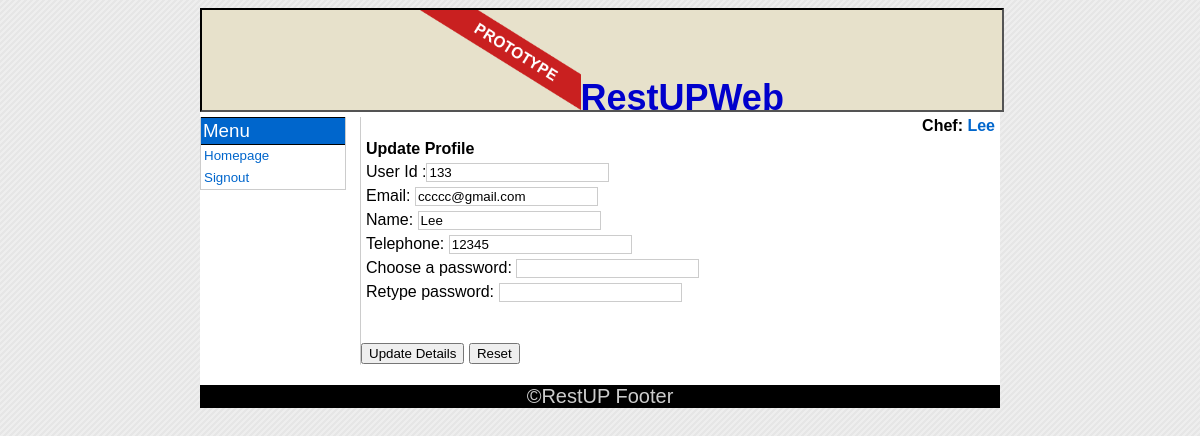
The app's page /frmUpdateProfile.php (signed in) with its own data.
### tables this page shows
CREATE TABLE IF NOT EXISTS `users` (
  `userid` varchar(11) NOT NULL,
  `name` varchar(30) DEFAULT NULL,
  `email` varchar(40) DEFAULT NULL,
  `telephone` varchar(15) DEFAULT NULL,
  `password` varchar(34) DEFAULT NULL,
  `role` varchar(6) NOT NULL,
  PRIMARY KEY (`userid`)
);

### dbFunctions.php (called while the page is built, shortened)
<?php
function userAccess() {
    include 'db/config.php';
    $userid = mysql_real_escape_string($_POST['userid']);
    $password = mysql_real_escape_string($_POST['password']);
    if ($userid == NULL) {
        $userid = $_COOKIE['nbuserid'];
        $password = $_COOKIE['nbpassword'];
    } elseif (!$remember) {
        setcookie('nbuserid', $userid);
        setcookie('nbpassword', $password);
    }
    if ($userid && $password) {
        $newUserInfo = new UserInfo;
        $query = "SELECT * FROM $dbName.users WHERE $dbName.users.userid = '$userid' AND $dbName.users.password = '$password'";
        $result = mysql_query($query, $db) or die(mysql_error());
        if ($result) {
            if (mysql_num_rows($result) > 0) {
                $row = mysql_fetch_assoc($result);
                $newUserInfo->userid = $row['userid'];
                $newUserInfo->name = $row['name'];
                $newUserInfo->telephone = $row['telephone'];
                $newUserInfo->email = $row['email'];
                $newUserInfo->role = $row['role'];
                $pass = $row['password'];
                if ($pass) {
                    $okay = true;
                }
            }
        }
        return $newUserInfo;
    }
}
?>

### db/config.php (called while the page is built, shortened)
<?php
$dbName = "rssdb";
?>

### frmUpdateProfile.php (the view)
<?php
$page_title = "Update Profile";
if (is_file("template/template.htm")) {
    $template = file_get_contents("template/template.htm");
    $template = str_replace('{TITLE}', $page_title, $template);
    $template = explode('{CONTENT}', $template);
}
print $template[0];
require "dbFunctions.php";
$profile = userAccess();
$role = $profile->role;
if ($role == null) {
    print "<script type=\"text/javascript\">
        alert('Your session has been expired. Please login!');
        location.href='index.html';
</script>";
} else if (!$role == null) {
    if ($role == Chef || $role == Waiter) {
        ?>
        <body>
            <div class="left">
                <h3>Menu</h3>
                <ul>
                    <li><a href = "frmHomepage.php" >Homepage</a></li>
                    <li><a href = "actSignout.php" >Signout</a></li>
                </ul>
            </div>
            <?php
        } else if ($role == Admin) {
            ?>
            <link href="template/content_css.css" rel="stylesheet" type="text/css" />
            <script type="text/javascript">
                function IsNotNull(){
                    if (document.form1.email == null ||
                        document.form1.name == null) {
                        alert("Please fill out all the fields.");
                        return false;
                    }
                    if (document.form1.email.value.length == 0 ||
                        document.form1.name.value.length == 0) {
                        alert("Please fill out all the fields.");
                        return false;
                    }
                    return true;
                }
                function IsValidEmail(){
                    var email = document.form1.email.value;
                    var myreg
                        = /^[^@\s]+@([-a-z0-9]+\.)+[a-z]{2,}$/
                    if (myreg.test(email)) {
                        return true;
                    }
                    else {
                        alert("The email address is invalid.");
                        return false;
                    }
                }
                function CheckForMatch() {
                    if (document.form1.password.value !=
                        document.form1.password2.value) {
                        alert("The passwords do not match.\n"+
                            "Please re-enter them. Thanks");
                        return false;
                    }
                    return true;
                }
                function checkfields() {
                    if (IsNotNull() == false) {
                        return false;
                    }
                    if (IsValidEmail() == false) {
                        return false;
                    }
                    if (CheckForMatch() == false) {
                        return false;
                    }
                    return true;
                }
            </script>
        <body>
            <div class="left">
                <h3>Menu</h3>
                <ul>
                    <li><a href = "frmHomepage.php" >Homepage</a></li>
                    <li><a href = "frmViewUsers.php" >View User</a></li>
                    <li><a href = "frmAddUser.php" >Add User</a></li>
                    <li><a href = "frmNewItem.php" >Add New Item</a></li>
                    <li><a href = "frmViewItem.php" >View All Item</a></li>
                    <li><a href = "actSignout.php" >Signout</a></li>
                </ul>
            </div>
            <?php
        }
        ?>
        <div class="content">
            <?php
            print "<div style=\"margin-bottom:5; margin-left:1; color:black; font-size:1em; font-weight:bold\"  align='right'>";
            print "<p>$profile->role: <a href=\"frmUpdateProfile.php\">$profile->name</a></p>\n";
            print "</div>"
            ?>
            <form name="form1" action="actUpdateProfile.php" method="post" onSubmit='return checkfields();'>
                <p><strong>Update Profile</strong><p>
                <p>User Id :<input type="text" name="userid" value="<? print $profile->userid ?>" readonly class="input"></p>
                <p>Email: <input type="text" name="email" value="<? print $profile->email ?>" class="input"></p>
                <p>Name: <input type="text" name="name" value="<? print $profile->name ?>" class="input"></p>
                <p>Telephone: <input type="text" name="telephone" value="<? print $profile->telephone ?>" class="input"></p>
                <p>Choose a password: <input type="password" name="password" value="<? print $profile->password ?>" class="input"></p>
                <p>Retype password: <input type="password" name="password2" value="<? print $profile->password ?>" class="input"></p>
                <br><br>
                <input type="submit" value="Update Details"> <input type="reset">
            </form>
        </div>
    </body>
    <?php
}
print $template[1];
?>

### template/template_css.css (style rules this page uses)
body { background: #ffffff url(images/body_bg.gif) ; }
.wrapper { width: 800px; margin: 0px auto; background-color: #FFFFFF; font-family: Arial, Helvetica, sans-serif; }
.header { height: 100px; width: 100%; border: 2px inset #000000; background-color: #E7E1CB; color: #0000CC; font-size: 36px; font-weight: bold; text-align: center; }
.footer { width: 100%; background-color: #000000; color: #CCCCCC; font-size: 20px; text-align: center; }
.left { float: left; width: 18%; border: solid 1px #cccccc; margin-bottom: 15px; background-color: #ffffff; border-top: 0; }
.left ul { list-style: none; margin: 0; padding: 0; }
.left li { text-align: left; text-indent: 0.000000pt; font-size: 10.000000pt; text-decoration: none; vertical-align: baseline; text-transform: none; font-family: Verdana, Arial, Helvetica, sans-serif; line-height: 12pt; }
.left a { display: block; width: 95.5%; margin: 0px; padding: 2px; border: solid 1px #ffffff; color: #0066cc; text-decoration: none; }
.left h3 { margin: 0; padding: 2px; color:#FFFFFF ; font-weight: normal; background-color: #0066cc; border-top: solid 1px #000000; border-bottom: solid 1px #000000; }
.content { margin-left: 20%; padding: 0; border-left: solid 1px #cccccc; border-top: 0; border-bottom: solid 1px #ffffff; background-color: #ffffff; }
.content p { margin: 5px; color: #000000; }
.content a { color: #0066cc; text-decoration: none; }
.input { border: 1px solid #cccccc; }

### records on screen
users: role "Chef", name "Lee", userid "133", email "ccccc@gmail.com", telephone "12345"

### other values on screen
$template[0] "RestUPWeb"
$template[1] "©RestUP Footer"
